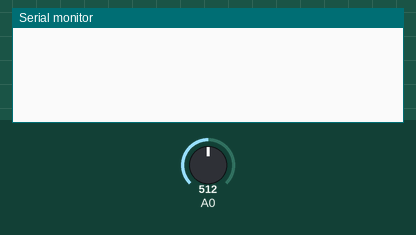
A sketch run on a simulated Arduino Uno, built with avr-gcc and run on an emulated ATmega328P. On the bench: the last lines printed to the serial monitor. The test bench sets the inputs (shaded band); at power-on: A0 = 512.

Above: at 1.2 s.
1.3 s: A0 set to 0
At 1.41 s:
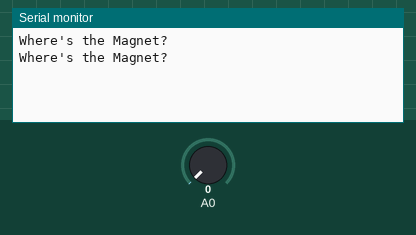
3.2 s: A0 set to 1023
At 3.21 s:
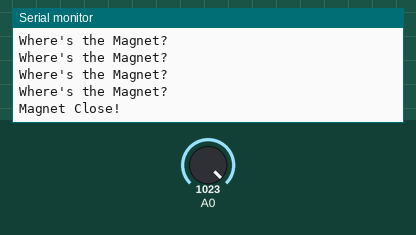

Measured:
- after the input at 1.3 s, the serial monitor: prints a new line at once (image 1)
- after the input at 3.2 s, the serial monitor: prints a new line at once (image 2)

The sketch:

MagnetRead.ino
```cpp
/* ArduSensor Magnet Read

Reads the ArduSensor Magnet, and prints if it is high or not on the Serial
monitor

Qtechknow kits required:
  ArduSensor Magnet

made on 12 July 12
created by Quin
 */

int ArduSensorValue;   // variable to store the value of the ArduSensor Magnet

void setup() {
  Serial.begin(9600);  // start Serial communication at 9600 baud
}

void loop() {
  // assign the variable to the value of the ArduSensor Magnet
  ArduSensorValue=analogRead(0);

  if(ArduSensorValue == 1023) {
    Serial.println("Magnet Close!");  // print "Magnet Close!"
  }    // if the value was high
  if(ArduSensorValue == 0) {
    Serial.println("Where's the Magnet?");  // print "Where's the Magnet"
  }  // if the value was low
  delay(100);
}
```
